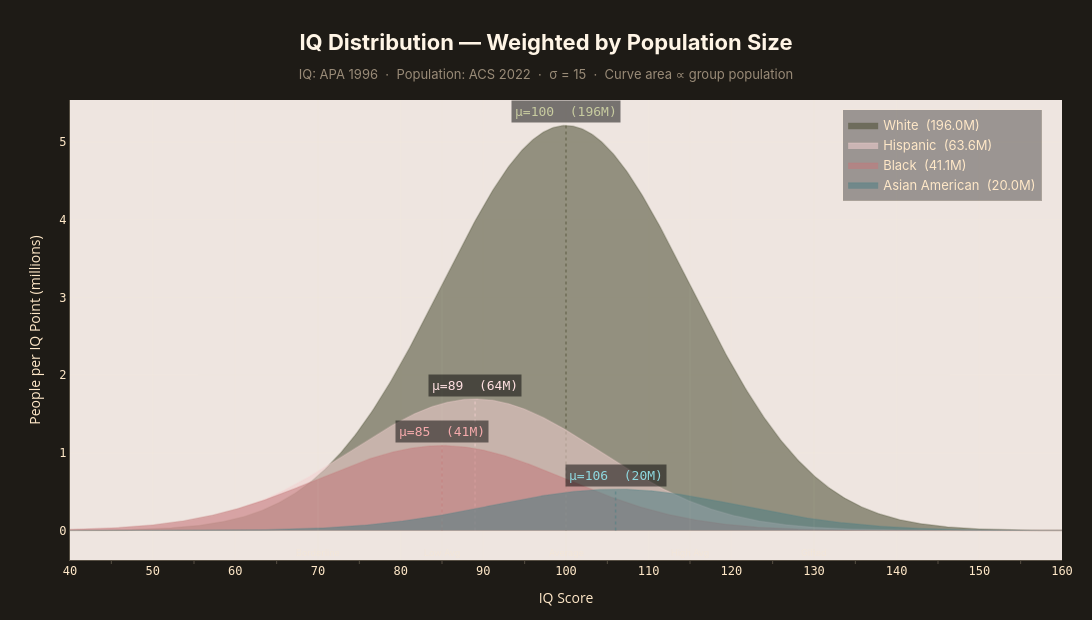

Notebook cell for this chart:
### Code cell
# ══════════════════════════════════════════════════════════════════════
# Population-Weighted IQ Distribution
# Curves scaled so the area under each is proportional to actual
# U.S. population size for that racial group.
# Population: U.S. Census Bureau, ACS 2022 estimates
# ══════════════════════════════════════════════════════════════════════

# U.S. population by race (2022 ACS, in millions)
pop_millions = {
    "White":          196.0,   # White alone (non-Hispanic)
    "Hispanic":        63.6,   # Hispanic or Latino
    "Black":           41.1,   # Black or African American alone
    "Asian American":  20.0,   # Asian alone
}

# Combine IQ params + population
groups_pop = {
    "White":          {"mean": 100, "sd": 15, "color": "#494C30",  "pop": pop_millions["White"]},
    "Hispanic":       {"mean": 89,  "sd": 15, "color": "#F2CFD0",  "pop": pop_millions["Hispanic"]},
    "Black":          {"mean": 85,  "sd": 15, "color": "#C4787A",  "pop": pop_millions["Black"]},
    "Asian American": {"mean": 106, "sd": 15, "color": "#4F7F84",  "pop": pop_millions["Asian American"]},
}

x = np.linspace(40, 160, 600)

fig2 = go.Figure()

for name, g in groups_pop.items():
    # Scale: population (M) * pdf  ->  y = millions of people per IQ point
    y = g["pop"] * norm.pdf(x, g["mean"], g["sd"])
    neon = g["color"]
    BRIGHT = {"#4F7F84": "#8ED8DF", "#494C30": "#C8CCA0", "#F2CFD0": "#FFE0E1", "#C4787A": "#F5AAAC"}
    label_color = BRIGHT.get(neon, neon)
    r, gr, b = int(neon[1:3],16), int(neon[3:5],16), int(neon[5:7],16)

    # Filled curve – line subtle, fill prominent
    fig2.add_trace(go.Scatter(
        x=x, y=y,
        name=f"{name}  ({g['pop']:.1f}M)",
        mode="lines",
        line=dict(color=f"rgba({r},{gr},{b},0.25)", width=1.5),
        fill="tozeroy",
        fillcolor=f"rgba({r},{gr},{b},0.55)",
        hovertemplate=(
            f"<b>{name}</b>  (pop {g['pop']:.1f}M)<br>"
            "IQ: %{x:.0f}<br>"
            "\u2248 %{y:.2f}M people per IQ point"
            "<extra></extra>"
        ),
    ))

    # Mean dotted line
    peak_y = g["pop"] * norm.pdf(g["mean"], g["mean"], g["sd"])
    fig2.add_trace(go.Scatter(
        x=[g["mean"], g["mean"]], y=[0, peak_y],
        mode="lines",
        line=dict(color=f"rgba({r},{gr},{b},0.55)", width=1.5, dash="dot"),
        showlegend=False, hoverinfo="skip",
    ))

    # Peak annotation
    fig2.add_annotation(
        x=g["mean"], y=peak_y,
        text=f"\u03bc={g['mean']}  ({g['pop']:.0f}M)",
        showarrow=False,
        font=dict(color=label_color, size=13, family="JetBrains Mono, Fira Code, monospace"),
        yshift=14,
        bgcolor="rgba(0,0,0,0.50)",
        borderpad=3,
    )

# ── Layout ─────────────────────────────────────────────────────────────
fig2.update_layout(
    title=dict(
        text=(
            "<b>IQ Distribution \u2014 Weighted by Population Size</b>"
            f'<br><span style="font-size:13px; color:{SUBTITLE_CLR}">'
            "IQ: APA 1996  \u00b7  Population: ACS 2022  \u00b7  \u03c3 = 15  \u00b7  Curve area \u221d group population</span>"
        ),
        font=dict(color=TITLE_COLOR, size=22, family="Inter, Segoe UI, sans-serif"),
        x=0.5, xanchor="center",
    ),
    xaxis=dict(
        title=dict(text="IQ Score", font=dict(color=TEXT_COLOR, size=14)),
        tickfont=dict(color=TEXT_COLOR, size=12, family="JetBrains Mono, monospace"),
        range=[40, 160], dtick=10,
        gridcolor=GRID_COLOR, linecolor=AXIS_COLOR, zerolinecolor=AXIS_COLOR,
        showgrid=True,
        minor=dict(ticklen=3, tickcolor=AXIS_COLOR, dtick=5, showgrid=False),
    ),
    yaxis=dict(
        title=dict(text="People per IQ Point (millions)", font=dict(color=TEXT_COLOR, size=14)),
        tickfont=dict(color=TEXT_COLOR, size=12, family="JetBrains Mono, monospace"),
        gridcolor=GRID_COLOR, linecolor=AXIS_COLOR, zerolinecolor=AXIS_COLOR,
        showgrid=True,
    ),
    plot_bgcolor=BG_COLOR,
    paper_bgcolor=PAPER_COLOR,
    font=dict(color=TEXT_COLOR),
    legend=dict(
        font=dict(color=TEXT_COLOR, size=13, family="Inter, sans-serif"),
        bgcolor="rgba(0,0,0,0.35)",
        bordercolor="rgba(255,235,200,0.15)",
        borderwidth=1,
        x=0.98, y=0.98,
        xanchor="right", yanchor="top",
    ),
    margin=dict(t=100, b=60, l=70, r=30),
    width=1100,
    height=620,
    hovermode="x unified",
)

# IQ threshold labels
for iq_val, label in [(70, "Borderline"), (85, "Low Avg"), (100, "Average"), (115, "High Avg"), (130, "Gifted")]:
    fig2.add_vline(x=iq_val, line=dict(color="rgba(255,235,200,0.06)", width=1))
    fig2.add_annotation(
        x=iq_val, y=0, text=label, showarrow=False,
        font=dict(color="rgba(255,235,200,0.25)", size=9, family="Inter, sans-serif"),
        yshift=-22,
    )

# ── Export to output/ ─────────────────────────────────────────────────
fig2.write_html('output/iq_distribution_weighted.html')
fig2.write_image('output/iq_distribution_weighted.png', scale=2)
print('Saved \u2192 output/iq_distribution_weighted.html  &  output/iq_distribution_weighted.png')

fig2.show()

### Figure 1 — Plotly figure (JSON) as saved in the notebook; plotly's stock layout.template omitted (floating-point values rounded to 4 significant figures; data arrays with more than 128 entries replaced by an {"elided": "..."} marker saying what was removed)
{"data": [{"fill": "tozeroy", "fillcolor": "rgba(73,76,48,0.55)", "hovertemplate": "<b>White</b>  (pop 196.0M)<br>IQ: %{x:.0f}<br>≈ %{y:.2f}M people per IQ point<extra></extra>", "line": {"color": "rgba(73,76,48,0.25)", "width": 1.5}, "mode": "lines", "name": "White  (196.0M)", "type": "scatter", "x": {"elided": "600 float values"}, "y": {"elided": "600 float values"}}, {"hoverinfo": "skip", "line": {"color": "rgba(73,76,48,0.55)", "dash": "dot", "width": 1.5}, "mode": "lines", "showlegend": false, "type": "scatter", "x": [100, 100], "y": [0, 5.213]}, {"fill": "tozeroy", "fillcolor": "rgba(242,207,208,0.55)", "hovertemplate": "<b>Hispanic</b>  (pop 63.6M)<br>IQ: %{x:.0f}<br>≈ %{y:.2f}M people per IQ point<extra></extra>", "line": {"color": "rgba(242,207,208,0.25)", "width": 1.5}, "mode": "lines", "name": "Hispanic  (63.6M)", "type": "scatter", "x": {"elided": "600 float values"}, "y": {"elided": "600 float values"}}, {"hoverinfo": "skip", "line": {"color": "rgba(242,207,208,0.55)", "dash": "dot", "width": 1.5}, "mode": "lines", "showlegend": false, "type": "scatter", "x": [89, 89], "y": [0, 1.692]}, {"fill": "tozeroy", "fillcolor": "rgba(196,120,122,0.55)", "hovertemplate": "<b>Black</b>  (pop 41.1M)<br>IQ: %{x:.0f}<br>≈ %{y:.2f}M people per IQ point<extra></extra>", "line": {"color": "rgba(196,120,122,0.25)", "width": 1.5}, "mode": "lines", "name": "Black  (41.1M)", "type": "scatter", "x": {"elided": "600 float values"}, "y": {"elided": "600 float values"}}, {"hoverinfo": "skip", "line": {"color": "rgba(196,120,122,0.55)", "dash": "dot", "width": 1.5}, "mode": "lines", "showlegend": false, "type": "scatter", "x": [85, 85], "y": [0, 1.093]}, {"fill": "tozeroy", "fillcolor": "rgba(79,127,132,0.55)", "hovertemplate": "<b>Asian American</b>  (pop 20.0M)<br>IQ: %{x:.0f}<br>≈ %{y:.2f}M people per IQ point<extra></extra>", "line": {"color": "rgba(79,127,132,0.25)", "width": 1.5}, "mode": "lines", "name": "Asian American  (20.0M)", "type": "scatter", "x": {"elided": "600 float values"}, "y": {"elided": "600 float values"}}, {"hoverinfo": "skip", "line": {"color": "rgba(79,127,132,0.55)", "dash": "dot", "width": 1.5}, "mode": "lines", "showlegend": false, "type": "scatter", "x": [106, 106], "y": [0, 0.5319]}], "layout": {"annotations": [{"bgcolor": "rgba(0,0,0,0.50)", "borderpad": 3, "font": {"color": "#C8CCA0", "family": "JetBrains Mono, Fira Code, monospace", "size": 13}, "showarrow": false, "text": "μ=100  (196M)", "x": 100, "y": 5.213, "yshift": 14}, {"bgcolor": "rgba(0,0,0,0.50)", "borderpad": 3, "font": {"color": "#FFE0E1", "family": "JetBrains Mono, Fira Code, monospace", "size": 13}, "showarrow": false, "text": "μ=89  (64M)", "x": 89, "y": 1.692, "yshift": 14}, {"bgcolor": "rgba(0,0,0,0.50)", "borderpad": 3, "font": {"color": "#F5AAAC", "family": "JetBrains Mono, Fira Code, monospace", "size": 13}, "showarrow": false, "text": "μ=85  (41M)", "x": 85, "y": 1.093, "yshift": 14}, {"bgcolor": "rgba(0,0,0,0.50)", "borderpad": 3, "font": {"color": "#8ED8DF", "family": "JetBrains Mono, Fira Code, monospace", "size": 13}, "showarrow": false, "text": "μ=106  (20M)", "x": 106, "y": 0.5319, "yshift": 14}, {"font": {"color": "rgba(255,235,200,0.25)", "family": "Inter, sans-serif", "size": 9}, "showarrow": false, "text": "Borderline", "x": 70, "y": 0, "yshift": -22}, {"font": {"color": "rgba(255,235,200,0.25)", "family": "Inter, sans-serif", "size": 9}, "showarrow": false, "text": "Low Avg", "x": 85, "y": 0, "yshift": -22}, {"font": {"color": "rgba(255,235,200,0.25)", "family": "Inter, sans-serif", "size": 9}, "showarrow": false, "text": "Average", "x": 100, "y": 0, "yshift": -22}, {"font": {"color": "rgba(255,235,200,0.25)", "family": "Inter, sans-serif", "size": 9}, "showarrow": false, "text": "High Avg", "x": 115, "y": 0, "yshift": -22}, {"font": {"color": "rgba(255,235,200,0.25)", "family": "Inter, sans-serif", "size": 9}, "showarrow": false, "text": "Gifted", "x": 130, "y": 0, "yshift": -22}], "font": {"color": "#FFE8C8"}, "height": 620, "hovermode": "x unified", "legend": {"bgcolor": "rgba(0,0,0,0.35)", "bordercolor": "rgba(255,235,200,0.15)", "borderwidth": 1, "font": {"color": "#FFE8C8", "family": "Inter, sans-serif", "size": 13}, "x": 0.98, "xanchor": "right", "y": 0.98, "yanchor": "top"}, "margin": {"b": 60, "l": 70, "r": 30, "t": 100}, "paper_bgcolor": "#1E1B16", "plot_bgcolor": "#EEE5E0", "shapes": [{"line": {"color": "rgba(255,235,200,0.06)", "width": 1}, "type": "line", "x0": 70, "x1": 70, "xref": "x", "y0": 0, "y1": 1, "yref": "y domain"}, {"line": {"color": "rgba(255,235,200,0.06)", "width": 1}, "type": "line", "x0": 85, "x1": 85, "xref": "x", "y0": 0, "y1": 1, "yref": "y domain"}, {"line": {"color": "rgba(255,235,200,0.06)", "width": 1}, "type": "line", "x0": 100, "x1": 100, "xref": "x", "y0": 0, "y1": 1, "yref": "y domain"}, {"line": {"color": "rgba(255,235,200,0.06)", "width": 1}, "type": "line", "x0": 115, "x1": 115, "xref": "x", "y0": 0, "y1": 1, "yref": "y domain"}, {"line": {"color": "rgba(255,235,200,0.06)", "width": 1}, "type": "line", "x0": 130, "x1": 130, "xref": "x", "y0": 0, "y1": 1, "yref": "y domain"}], "title": {"font": {"color": "#FFF5E6", "family": "Inter, Segoe UI, sans-serif", "size": 22}, "text": "<b>IQ Distribution — Weighted by Population Size</b><br><span style=\"font-size:13px; color:rgba(255, 232, 200, 0.55)\">IQ: APA 1996  ·  Population: ACS 2022  ·  σ = 15  ·  Curve area ∝ group population</span>", "x": 0.5, "xanchor": "center"}, "width": 1100, "xaxis": {"dtick": 10, "gridcolor": "rgba(255, 235, 200, 0.08)", "linecolor": "rgba(255, 235, 200, 0.25)", "minor": {"dtick": 5, "showgrid": false, "tickcolor": "rgba(255, 235, 200, 0.25)", "ticklen": 3}, "range": [40, 160], "showgrid": true, "tickfont": {"color": "#FFE8C8", "family": "JetBrains Mono, monospace", "size": 12}, "title": {"font": {"color": "#FFE8C8", "size": 14}, "text": "IQ Score"}, "zerolinecolor": "rgba(255, 235, 200, 0.25)"}, "yaxis": {"gridcolor": "rgba(255, 235, 200, 0.08)", "linecolor": "rgba(255, 235, 200, 0.25)", "showgrid": true, "tickfont": {"color": "#FFE8C8", "family": "JetBrains Mono, monospace", "size": 12}, "title": {"font": {"color": "#FFE8C8", "size": 14}, "text": "People per IQ Point (millions)"}, "zerolinecolor": "rgba(255, 235, 200, 0.25)"}}}
